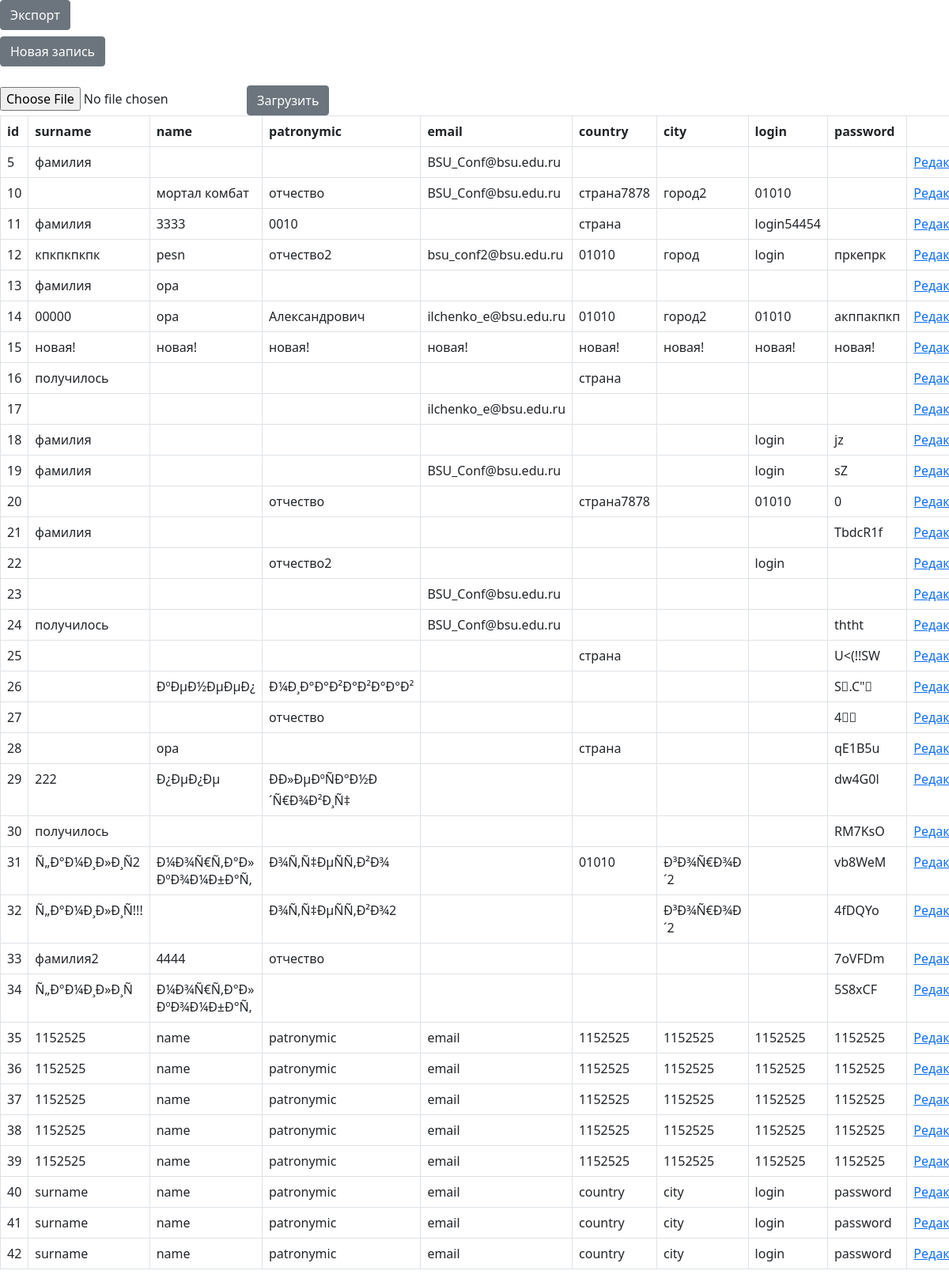
The page / on the database its author committed.
### tables this page shows
CREATE TABLE `bsu` (
  `id` int(5) NOT NULL,
  `surname` text NOT NULL,
  `name` text NOT NULL,
  `patronymic` text NOT NULL,
  `email` text NOT NULL,
  `country` text NOT NULL,
  `city` text NOT NULL,
  `login` text NOT NULL,
  `password` text NOT NULL
);

### index.php (the view, shortened to what this page needs)
<html>
<head>
    <link href="https://cdn.jsdelivr.net/npm/bootstrap@5.1.1/dist/css/bootstrap.min.css" rel="stylesheet">
</head>
<body>
<h5><a class="btn btn-secondary"href="export.php">Экспорт</a> </h5>
<button type="button" class="btn btn-secondary" data-bs-toggle="modal" data-bs-target="#Modal">
    Новая запись
</button>
<br>
<br>
<table  class="table table-bordered" border="1">
    <tr>
        <th>id</th>
        <th>surname</th>
        <th>name</th>
        <th>patronymic</th>
        <th>email</th>
        <th>country</th>
        <th>city</th>
        <th>login</th>
        <th>password</th>
        <th></th>
    </tr>
    <?php
    include 'connection.php';
    $all = $mysqli->query('SELECT * FROM bsu');
    if ($all->num_rows >0) {
        while ($row = $all->fetch_assoc()){
            $var1 = $row["id"];
            $var2 = $row["surname"];
            $var3 = $row["name"];
            $var4 = $row["patronymic"];
            $var5 = $row["email"];
            $var6 = $row["country"];
            $var7 = $row["city"];
            $var8 = $row["login"];
            $var9 = $row["password"];
            echo "<tr>
<td>$var1</td>
<td>$var2</td>
<td>$var3</td>
<td>$var4</td>
<td>$var5</td>
<td>$var6</td>
<td>$var7</td>
<td>$var8</td>
<td>$var9</td>
<td><a href = 'edit.php?edit=$var1'>Редакт</a></td>
</tr>";
        }
    }
    ?>
   <form  id='ajax_form' enctype='multipart/form-data' method='post' action='import.php'>
        <input  type='file' name='excel' id='excel'>
        <button  class="btn btn-secondary" type='submit'>Загрузить</button>
        <br>
    </form>

### rows shown on the page
bsu: id "5", surname "фамилия", email "BSU_Conf@bsu.edu.ru"
bsu: id "10", name "мортал комбат", patronymic "отчество", email "BSU_Conf@bsu.edu.ru", country "страна7878", city "город2", login "01010"
bsu: id "11", surname "фамилия", name "3333", patronymic "0010", country "страна", login "login54454"
bsu: id "12", surname "кпкпкпкпк", name "pesn", patronymic "отчество2", email "bsu_conf2@bsu.edu.ru", country "01010", city "город", login "login", password "пркепрк"
bsu: id "13", surname "фамилия", name "ора"
bsu: id "14", surname "00000", name "ора", patronymic "Александрович", email "ilchenko_e@bsu.edu.ru", country "01010", city "город2", login "01010", password "акппакпкп"
bsu: id "15", surname "новая!", name "новая!", patronymic "новая!", email "новая!", country "новая!", city "новая!", login "новая!", password "новая!"
bsu: id "16", surname "получилось", country "страна"
bsu: id "17", email "ilchenko_e@bsu.edu.ru"
bsu: id "18", surname "фамилия", login "login", password "jz"
bsu: id "19", surname "фамилия", email "BSU_Conf@bsu.edu.ru", login "login", password "sZ"
bsu: id "20", patronymic "отчество", country "страна7878", login "01010", password "0"
bsu: id "21", surname "фамилия", password "TbdcR1f"
bsu: id "22", patronymic "отчество2", login "login"
bsu: id "23", email "BSU_Conf@bsu.edu.ru"
bsu: id "24", surname "получилось", email "BSU_Conf@bsu.edu.ru", password "ththt"
bsu: id "25", country "страна", password "U<(!!SW"
bsu: id "26", name "ÐºÐµÐ½ÐµÐµÐ¿", patronymic "Ð¼Ð¸Ð°Ð°Ð²Ð°Ð²Ð°Ð°Ð²", password "S .C\"\u0015"
bsu: id "27", patronymic "отчество", password "4 \u0019"
bsu: id "28", name "ора", country "страна", password "qE1B5u"
bsu: id "29", surname "222", name "Ð¿ÐµÐ¿Ðµ", patronymic "ÐÐ»ÐµÐºÑÐ°Ð½Ð´Ñ€Ð¾Ð²Ð¸Ñ‡", password "dw4G0l"
bsu: id "30", surname "получилось", password "RM7KsO"
bsu: id "31", surname "Ñ„Ð°Ð¼Ð¸Ð»Ð¸Ñ2", name "Ð¼Ð¾Ñ€Ñ‚Ð°Ð» ÐºÐ¾Ð¼Ð±Ð°Ñ‚", patronymic "Ð¾Ñ‚Ñ‡ÐµÑÑ‚Ð²Ð¾", country "01010", city "Ð³Ð¾Ñ€Ð¾Ð´2", password "vb8WeM"
bsu: id "32", surname "Ñ„Ð°Ð¼Ð¸Ð»Ð¸Ñ!!!", patronymic "Ð¾Ñ‚Ñ‡ÐµÑÑ‚Ð²Ð¾2", city "Ð³Ð¾Ñ€Ð¾Ð´2", password "4fDQYo"
bsu: id "33", surname "фамилия2", name "4444", patronymic "отчество", password "7oVFDm"
bsu: id "34", surname "Ñ„Ð°Ð¼Ð¸Ð»Ð¸Ñ", name "Ð¼Ð¾Ñ€Ñ‚Ð°Ð» ÐºÐ¾Ð¼Ð±Ð°Ñ‚", password "5S8xCF"
bsu: id "35", surname "1152525", name "name", patronymic "patronymic", email "email", country "1152525", city "1152525", login "1152525", password "1152525"
bsu: id "36", surname "1152525", name "name", patronymic "patronymic", email "email", country "1152525", city "1152525", login "1152525", password "1152525"
bsu: id "37", surname "1152525", name "name", patronymic "patronymic", email "email", country "1152525", city "1152525", login "1152525", password "1152525"
bsu: id "38", surname "1152525", name "name", patronymic "patronymic", email "email", country "1152525", city "1152525", login "1152525", password "1152525"
bsu: id "39", surname "1152525", name "name", patronymic "patronymic", email "email", country "1152525", city "1152525", login "1152525", password "1152525"
bsu: id "40", surname "surname", name "name", patronymic "patronymic", email "email", country "country", city "city", login "login", password "password"
bsu: id "41", surname "surname", name "name", patronymic "patronymic", email "email", country "country", city "city", login "login", password "password"
bsu: id "42", surname "surname", name "name", patronymic "patronymic", email "email", country "country", city "city", login "login", password "password"
